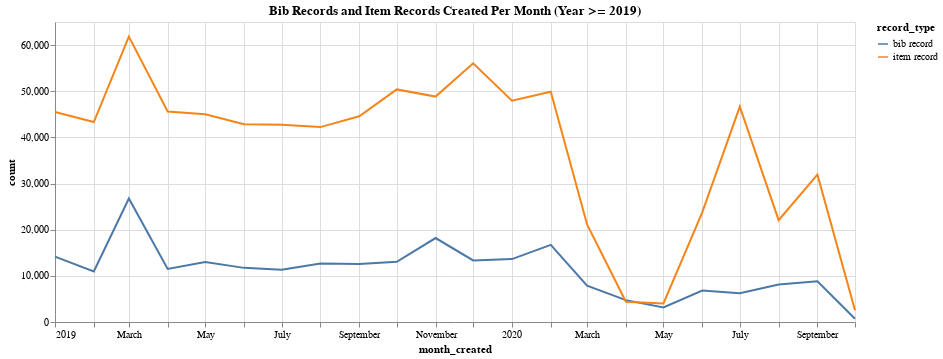

The notebook cell saved with this chart:
### Code cell
# compare bib and item created per month
source = df[
    (df['month_created'] >= '2019') 
            & (df['record_type'].isin(['bib record', 'item record'])) ]

bib_v_item = alt.Chart(source).mark_line().encode(
    x='month_created:T',
    y='count',
    color='record_type',
    tooltip=['month_created:T', 'count', 'record_type']
).properties(
    title='Bib Records and Item Records Created Per Month (Year >= 2019)',
    width=800
)

# display the chart
bib_v_item

### Figure 1 — Vega-Lite specification as saved in the notebook (floating-point values rounded to 4 significant figures)
{"config": {"view": {"continuousWidth": 400, "continuousHeight": 300}}, "data": {"name": "data-8fe994d26e981a5676a1d6d6f03626ac"}, "mark": "line", "encoding": {"color": {"type": "nominal", "field": "record_type"}, "tooltip": [{"type": "temporal", "field": "month_created"}, {"type": "quantitative", "field": "count"}, {"type": "nominal", "field": "record_type"}], "x": {"type": "temporal", "field": "month_created"}, "y": {"type": "quantitative", "field": "count"}}, "title": "Bib Records and Item Records Created Per Month (Year >= 2019)", "width": 800, "$schema": "https://vega.github.io/schema/vega-lite/v4.8.1.json", "datasets": {"data-8fe994d26e981a5676a1d6d6f03626ac": [{"month_created": "2019-01", "record_type": "bib record", "count": 14163}, {"month_created": "2019-01", "record_type": "item record", "count": 45506}, {"month_created": "2019-02", "record_type": "bib record", "count": 10956}, {"month_created": "2019-02", "record_type": "item record", "count": 43329}, {"month_created": "2019-03", "record_type": "bib record", "count": 26770}, {"month_created": "2019-03", "record_type": "item record", "count": 61847}, {"month_created": "2019-04", "record_type": "bib record", "count": 11488}, {"month_created": "2019-04", "record_type": "item record", "count": 45603}, {"month_created": "2019-05", "record_type": "bib record", "count": 13009}, {"month_created": "2019-05", "record_type": "item record", "count": 45011}, {"month_created": "2019-06", "record_type": "bib record", "count": 11729}, {"month_created": "2019-06", "record_type": "item record", "count": 42852}, {"month_created": "2019-07", "record_type": "bib record", "count": 11348}, {"month_created": "2019-07", "record_type": "item record", "count": 42718}, {"month_created": "2019-08", "record_type": "bib record", "count": 12678}, {"month_created": "2019-08", "record_type": "item record", "count": 42227}, {"month_created": "2019-09", "record_type": "bib record", "count": 12578}, {"month_created": "2019-09", "record_type": "item record", "count": 44579}, {"month_created": "2019-10", "record_type": "bib record", "count": 13045}, {"month_created": "2019-10", "record_type": "item record", "count": 50395}, {"month_created": "2019-11", "record_type": "bib record", "count": 18195}, {"month_created": "2019-11", "record_type": "item record", "count": 48837}, {"month_created": "2019-12", "record_type": "bib record", "count": 13343}, {"month_created": "2019-12", "record_type": "item record", "count": 56050}, {"month_created": "2020-01", "record_type": "bib record", "count": 13626}, {"month_created": "2020-01", "record_type": "item record", "count": 47936}, {"month_created": "2020-02", "record_type": "bib record", "count": 16722}, {"month_created": "2020-02", "record_type": "item record", "count": 49880}, {"month_created": "2020-03", "record_type": "bib record", "count": 7871}, {"month_created": "2020-03", "record_type": "item record", "count": 21125}, {"month_created": "2020-04", "record_type": "bib record", "count": 4737}, {"month_created": "2020-04", "record_type": "item record", "count": 4407}, {"month_created": "2020-05", "record_type": "bib record", "count": 3168}, {"month_created": "2020-05", "record_type": "item record", "count": 4031}, {"month_created": "2020-06", "record_type": "bib record", "count": 6827}, {"month_created": "2020-06", "record_type": "item record", "count": 23760}, {"month_created": "2020-07", "record_type": "bib record", "count": 6231}, {"month_created": "2020-07", "record_type": "item record", "count": 46670}, {"month_created": "2020-08", "record_type": "bib record", "count": 8134}, {"month_created": "2020-08", "record_type": "item record", "count": 22061}, {"month_created": "2020-09", "record_type": "bib record", "count": 8844}, {"month_created": "2020-09", "record_type": "item record", "count": 31921}, {"month_created": "2020-10", "record_type": "bib record", "count": 711}, {"month_created": "2020-10", "record_type": "item record", "count": 2524}]}}
